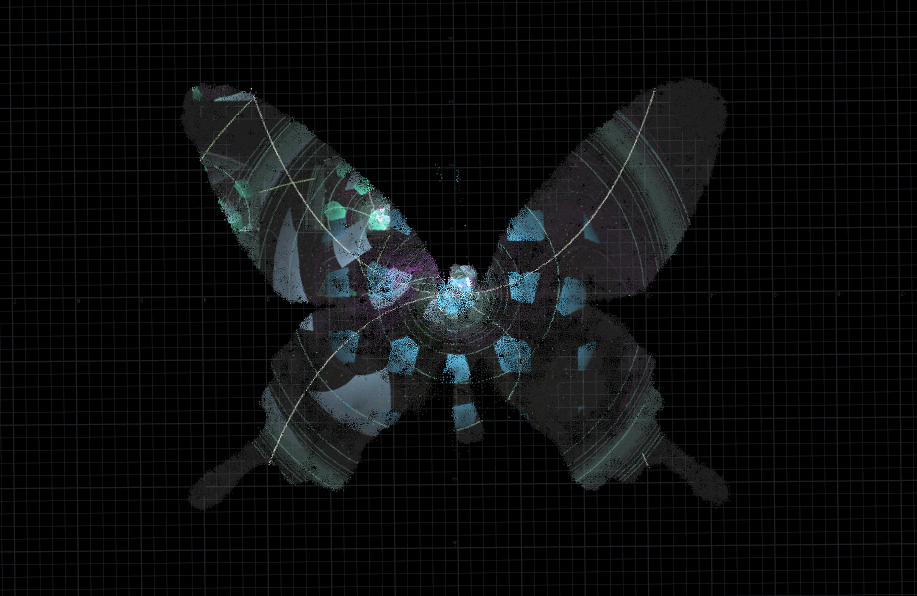
#> input picture utils/test.png, 1834 x 1192 px (shown at 1/2 size)
$ python resize.py
#> lines starting #> are read from the running program, lines starting #| are printed output that depends on the picture
import PIL
from PIL.Image import Image
from PIL import Image


from PIL import Image

im = Image.open("test.png")
#> im is the input picture: PIL image 1834x1192 RGBA; mean R, G, B, A 12.2, 14.1, 15, 255
rgb_im = im.convert('RGB')
rgb_im.save('test.jpg')
# Image.open() can also open other image types
img = Image.open("test.jpg")
# WIDTH and HEIGHT are integers
resized_img = img.resize((100, 120))
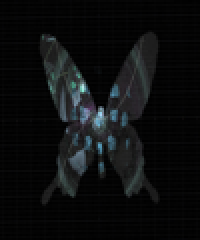
#> resized_img: PIL image 100x120 RGB (shown 2 times larger); mean R, G, B 13, 14.4, 15.1
resized_img.save("resized_test.jpg")
